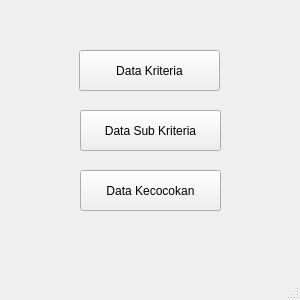
<?xml version="1.0" encoding="UTF-8"?>
<ui version="4.0">
 <class>MainWindow</class>
 <widget class="QMainWindow" name="MainWindow">
  <property name="geometry">
   <rect>
    <x>0</x>
    <y>0</y>
    <width>300</width>
    <height>300</height>
   </rect>
  </property>
  <property name="windowTitle">
   <string>MainWindow</string>
  </property>
  <widget class="QWidget" name="centralwidget">
   <widget class="QPushButton" name="pushButton">
    <property name="geometry">
     <rect>
      <x>79</x>
      <y>50</y>
      <width>141</width>
      <height>41</height>
     </rect>
    </property>
    <property name="text">
     <string>Data Kriteria</string>
    </property>
   </widget>
   <widget class="QPushButton" name="pushButton_2">
    <property name="geometry">
     <rect>
      <x>80</x>
      <y>110</y>
      <width>141</width>
      <height>41</height>
     </rect>
    </property>
    <property name="text">
     <string>Data Sub Kriteria</string>
    </property>
   </widget>
   <widget class="QPushButton" name="pushButton_3">
    <property name="geometry">
     <rect>
      <x>80</x>
      <y>170</y>
      <width>141</width>
      <height>41</height>
     </rect>
    </property>
    <property name="text">
     <string>Data Kecocokan</string>
    </property>
   </widget>
  </widget>
  <widget class="QMenuBar" name="menubar">
   <property name="geometry">
    <rect>
     <x>0</x>
     <y>0</y>
     <width>300</width>
     <height>17</height>
    </rect>
   </property>
  </widget>
  <widget class="QStatusBar" name="statusbar"/>
 </widget>
 <resources/>
 <connections/>
</ui>
